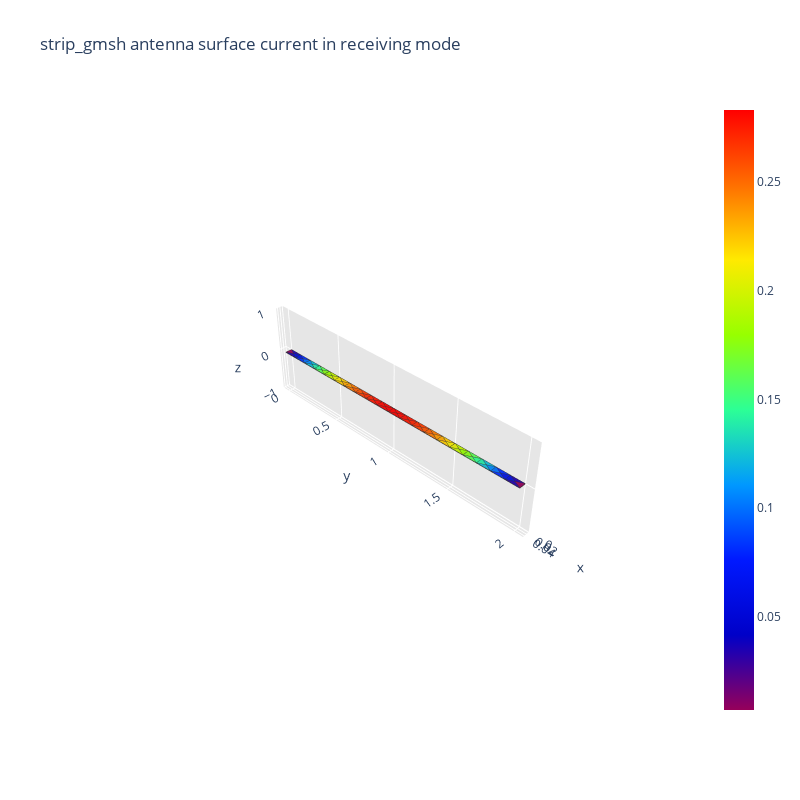

Notebook code cell kept with this figure:
### Code cell
traitement_de_(strip_mat_gmsh)
print("\n")

start_time = time.time()

scattering_algorithm(strip_mat_gmsh, 75e6, wave_incident_direction, polarization, load_from_matlab=True)

elapsed_time = time.time() - start_time
print(f"\nTemps écoulé pour le traitement de l'antenne étudiée : {elapsed_time:.6f} secondes")
print('\n')

### Figure 1 — Plotly figure (JSON) as saved in the notebook; plotly's stock layout.template omitted (floating-point values rounded to 4 significant figures; data arrays with more than 128 entries replaced by an {"elided": "..."} marker saying what was removed)
{"data": [{"facecolor": ["rgb(36, 237, 168)", "rgb(0, 16, 234)", "rgb(0, 16, 234)", "rgb(36, 237, 168)", "rgb(45, 255, 148)", "rgb(255, 168, 0)", "rgb(255, 153, 0)", "rgb(246, 236, 0)", "rgb(231, 239, 0)", "rgb(255, 0, 0)", "rgb(150, 0, 90)", "rgb(150, 0, 90)", "rgb(255, 84, 0)", "rgb(255, 43, 0)", "rgb(255, 0, 0)", "rgb(255, 8, 0)", "rgb(255, 43, 0)", "rgb(255, 36, 0)", "rgb(255, 84, 0)", "rgb(255, 153, 0)", "rgb(255, 168, 0)", "rgb(246, 236, 0)", "rgb(231, 239, 0)", "rgb(153, 255, 0)", "rgb(45, 255, 148)", "rgb(0, 10, 222)", "rgb(0, 10, 222)", "rgb(153, 255, 0)", "rgb(255, 94, 0)", "rgb(255, 36, 0)", "rgb(136, 255, 21)", "rgb(255, 8, 0)", "rgb(255, 12, 0)", "rgb(0, 137, 255)", "rgb(255, 12, 0)", "rgb(255, 94, 0)", "rgb(136, 255, 21)", "rgb(0, 137, 255)", "rgb(0, 111, 255)", "rgb(0, 111, 255)", "rgb(32, 0, 177)", "rgb(32, 0, 177)", "rgb(32, 0, 177)", "rgb(32, 0, 177)", "rgb(0, 45, 255)", "rgb(16, 189, 217)", "rgb(91, 255, 83)", "rgb(193, 246, 0)", "rgb(255, 205, 0)", "rgb(255, 121, 0)", "rgb(255, 62, 0)", "rgb(255, 23, 0)", "rgb(255, 3, 0)", "rgb(255, 3, 0)", "rgb(255, 23, 0)", "rgb(255, 62, 0)", "rgb(255, 121, 0)", "rgb(255, 205, 0)", "rgb(193, 246, 0)", "rgb(91, 255, 83)", "rgb(16, 189, 217)", "rgb(0, 45, 255)", "rgb(0, 45, 255)", "rgb(16, 189, 217)", "rgb(91, 255, 83)", "rgb(193, 246, 0)", "rgb(255, 205, 0)", "rgb(255, 121, 0)", "rgb(255, 62, 0)", "rgb(255, 23, 0)", "rgb(255, 3, 0)", "rgb(255, 3, 0)", "rgb(255, 23, 0)", "rgb(255, 62, 0)", "rgb(255, 121, 0)", "rgb(255, 205, 0)", "rgb(193, 246, 0)", "rgb(91, 255, 83)", "rgb(16, 189, 217)", "rgb(0, 45, 255)"], "i": [20, 23, 4, 39, 6, 36, 9, 8, 37, 32, 1, 3, 10, 34, 13, 31, 15, 30, 29, 28, 17, 27, 18, 26, 25, 22, 41, 7, 35, 11, 38, 12, 33, 5, 14, 16, 19, 24, 40, 21, 0, 4, 2, 23, 5, 6, 7, 8, 9, 10, 11, 12, 13, 14, 15, 16, 17, 18, 19, 20, 21, 22, 24, 25, 26, 27, 28, 29, 30, 31, 32, 33, 34, 35, 36, 37, 38, 39, 40, 41], "j": [52, 61, 54, 44, 55, 42, 58, 42, 56, 57, 53, 43, 45, 45, 46, 46, 47, 60, 47, 48, 49, 49, 50, 50, 51, 43, 53, 56, 58, 59, 55, 57, 59, 44, 60, 48, 51, 52, 54, 61, 53, 53, 43, 43, 54, 44, 55, 56, 42, 58, 45, 59, 57, 46, 60, 47, 48, 49, 50, 51, 52, 61, 61, 52, 51, 50, 49, 48, 47, 60, 46, 57, 59, 45, 58, 42, 56, 55, 44, 54], "k": [25, 22, 41, 6, 39, 9, 36, 37, 8, 13, 0, 2, 35, 11, 32, 14, 30, 15, 16, 17, 28, 18, 27, 19, 20, 23, 4, 38, 10, 34, 7, 33, 12, 40, 31, 29, 26, 21, 5, 24, 41, 1, 22, 3, 4, 5, 6, 7, 8, 9, 10, 11, 12, 13, 14, 15, 16, 17, 18, 19, 20, 21, 23, 24, 25, 26, 27, 28, 29, 30, 31, 32, 33, 34, 35, 36, 37, 38, 39, 40], "name": "", "type": "mesh3d", "x": [0, 0.05, 0.05, 0, 0.05, 0.05, 0.05, 0.05, 0.05, 0.05, 0.05, 0.05, 0.05, 0.05, 0.05, 0.05, 0.05, 0.05, 0.05, 0.05, 0.05, 0.05, 0.05, 0, 0, 0, 0, 0, 0, 0, 0, 0, 0, 0, 0, 0, 0, 0, 0, 0, 0, 0, 0.025, 0.025, 0.025, 0.025, 0.025, 0.025, 0.025, 0.025, 0.025, 0.025, 0.025, 0.025, 0.025, 0.025, 0.025, 0.025, 0.025, 0.025, 0.025, 0.025], "y": [0, 0, 2, 2, 0.1, 0.2, 0.3, 0.4, 0.5, 0.6, 0.7, 0.8, 0.9, 1, 1.1, 1.2, 1.3, 1.4, 1.5, 1.6, 1.7, 1.8, 1.9, 1.9, 1.8, 1.7, 1.6, 1.5, 1.4, 1.3, 1.2, 1.1, 1, 0.9, 0.8, 0.7, 0.6, 0.5, 0.4, 0.3, 0.2, 0.1, 0.55, 1.95, 0.25, 0.75, 1.05, 1.25, 1.35, 1.45, 1.55, 1.65, 1.75, 0.05, 0.15, 0.35, 0.45, 0.95, 0.65, 0.85, 1.15, 1.85], "z": [0, 0, 0, 0, 0, 0, 0, 0, 0, 0, 0, 0, 0, 0, 0, 0, 0, 0, 0, 0, 0, 0, 0, 0, 0, 0, 0, 0, 0, 0, 0, 0, 0, 0, 0, 0, 0, 0, 0, 0, 0, 0, 0, 0, 0, 0, 0, 0, 0, 0, 0, 0, 0, 0, 0, 0, 0, 0, 0, 0, 0, 0]}, {"line": {"color": "rgb(50, 50, 50)", "width": 1.5}, "mode": "lines", "showlegend": false, "type": "scatter3d", "x": {"elided": "400 float values"}, "y": {"elided": "400 float values"}, "z": {"elided": "400 int values"}}, {"hoverinfo": "none", "marker": {"color": [0.007075, 0.2833], "colorscale": [[0, "rgb(150, 0, 90)"], [0.125, "rgb(0, 0, 200)"], [0.25, "rgb(0, 25, 255)"], [0.375, "rgb(0, 152, 255)"], [0.5, "rgb(44, 255, 150)"], [0.625, "rgb(151, 255, 0)"], [0.75, "rgb(255, 234, 0)"], [0.875, "rgb(255, 111, 0)"], [1, "rgb(255, 0, 0)"]], "showscale": true, "size": 0.1}, "mode": "markers", "showlegend": false, "type": "scatter3d", "x": [0], "y": [0], "z": [0]}], "layout": {"height": 800, "scene": {"aspectratio": {"x": 0.025, "y": 1, "z": 0.3}, "xaxis": {"backgroundcolor": "rgb(230, 230, 230)", "gridcolor": "rgb(255, 255, 255)", "showbackground": true, "zerolinecolor": "rgb(255, 255, 255)"}, "yaxis": {"backgroundcolor": "rgb(230, 230, 230)", "gridcolor": "rgb(255, 255, 255)", "showbackground": true, "zerolinecolor": "rgb(255, 255, 255)"}, "zaxis": {"backgroundcolor": "rgb(230, 230, 230)", "gridcolor": "rgb(255, 255, 255)", "showbackground": true, "zerolinecolor": "rgb(255, 255, 255)"}}, "title": {"text": "strip_gmsh antenna surface current in receiving mode"}, "width": 800}}
